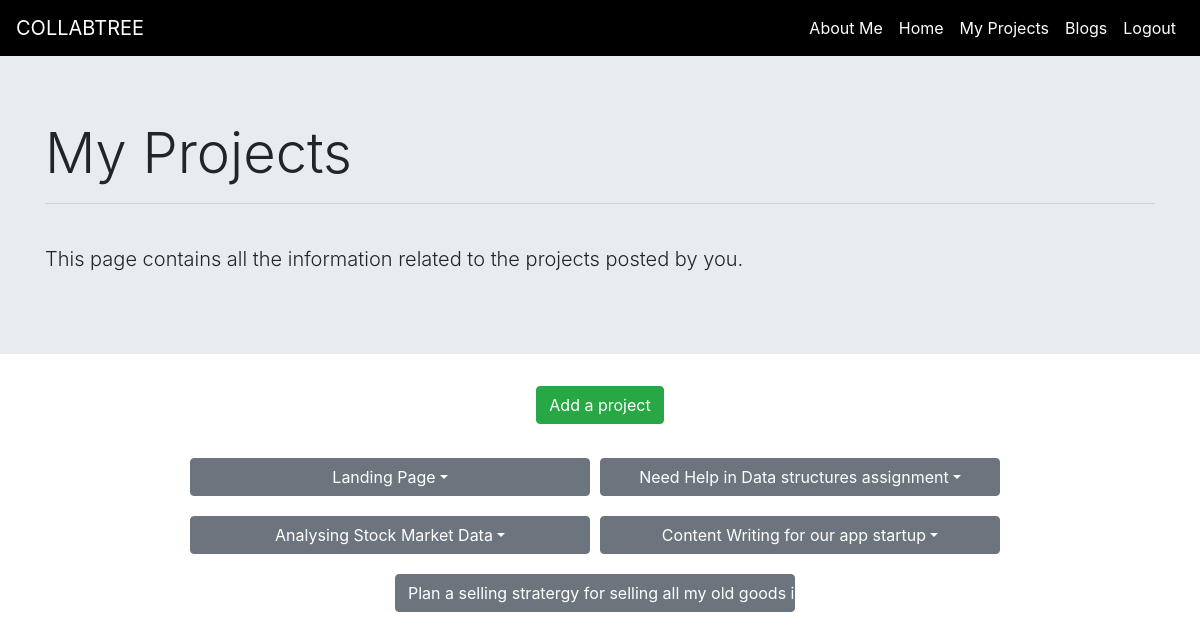
The app's page /my_projects (signed in) with its own data.
### backend/models.py (models this page shows, shortened)
class Project(models.Model):
    category = models.CharField(max_length=30, blank=True, null=True)
    status = models.CharField(max_length=100, blank=True)
    title = models.CharField(max_length=200,blank=True)
    description = models.TextField(max_length=400,blank=True)
    owner = models.ForeignKey(UserAttribs, on_delete = models.CASCADE, related_name="owner")
    duration = models.IntegerField(blank=True, null=True)
    assigned_user = models.ForeignKey(UserAttribs, on_delete = models.CASCADE, related_name="assigned_user", null=True, blank=True)
    stipend = models.IntegerField(blank=True, null=True)
    applied_users = models.ManyToManyField(UserAttribs,  null=True, blank=True)
    tags_requirement = TaggableManager()
    project_questions = models.OneToOneField(Project_Question,on_delete=models.CASCADE,null=True, blank=True)
    project_rating = models.FloatField(blank=True, default=0)
    review = models.TextField(blank=True)

### backend/views.py (the view)
# urls.py: path('my_projects',views.my_projects, name='my_projects'),
def my_projects(request, message=None):
    project_objects = Project.objects.all()
    project_list=[]
    for project in project_objects:
        if project.owner == UserAttribs.objects.get(user=request.user):
            applied_users = project.applied_users.all()
            project_list.append({'project':project,'applied_users':applied_users})
    return render(request, 'My Projects/myProjects.html' ,{'project_list': project_list})

### backend/models.py (called while the page is built)
    def __str__(self):
        return self.user.username

### templates/My Projects/myProjects.html (shortened to what this page needs)
<html lang="en">
<head>
  <link rel="stylesheet" href="https://maxcdn.bootstrapcdn.com/bootstrap/4.0.0/css/bootstrap.min.css">
</head>
<body>
    <nav class="navbar navbar-expand-lg navbar-light navbar-custom" style="background-color: black;">
        <a class="navbar-brand navbar-color" style="color: white;" href="#">COLLABTREE</a>
        <div class="collapse navbar-collapse" style="background-color: black;" id="NavbarCollapsedContent">
          <ul class="navbar-nav ml-auto">
            <li class="nav-item">
              <a class="nav-link active" style="color: white;" href="{% url 'profile' %}">About Me</a>
            </li>
            <li class="nav-item">
              <a class="nav-link navbar-color" style="color: white;" href="{% url 'dashboard' %}">Home</a>
            </li>
            <li class="nav-item">
              <a class="nav-link navbar-color" style="color: white;" href="#">My Projects</a>
            </li>
            <li class="nav-item">
              <a class="nav-link navbar-color" style="color: white;" href="{% url 'blogs' %}">Blogs</a>
            </li>
            <li class="nav-item">
              <a class="nav-link navbar-color" style="color: white;" href="{% url 'logout' %}">Logout</a>
            </li>
          </ul>
        </div>
      </nav>
      <div class="jumbotron jumbotron-fluid">
        <div class="container">
          <h2 class="display-4">My Projects</h2>
          <hr>
            <br>
          <p class="lead">This page contains all the information related to the projects posted by you.</p>
        </div>
      </div>
      <button type="button" style="margin: 0 auto ;" class="btn btn-success"><a href="{% url 'project_form' %}">Add a project</a></button>
      <br>
      <section class="containerr">
      <div class="my-projects">
        {% for project in project_list %}
        <span class="dropdown">
            <span class="btn btn-secondary dropdown-toggle dropdown-btn" type="button" id="dropdownMenuButton1" data-bs-toggle="dropdown"  data-toggle="dropdown">{{project.project.title}}</span>
          </span>
        </div>
        {% endfor %}
    </section>
</body>
</html>

### templates/My Projects/myProjects.html (style rules this page uses)
button a { color: white; }
.btn-success { display:flex; align-items:center; justify-content:center; margin-top:100px; }
.dropdown-btn { width: 400px; margin: 10px; margin-left: 0; }
.dropdown { display:flex; }
.containerr { display:flex; flex-wrap:wrap; justify-content:center; }

### records on screen
Project: project "Landing Page"
Project: project "Need Help in Data structures assignment"
Project: project "Analysing Stock Market Data"
Project: project "Content Writing for our app startup"
Project: project "Plan a selling stratergy for selling all my old goods in this pandemic time"
